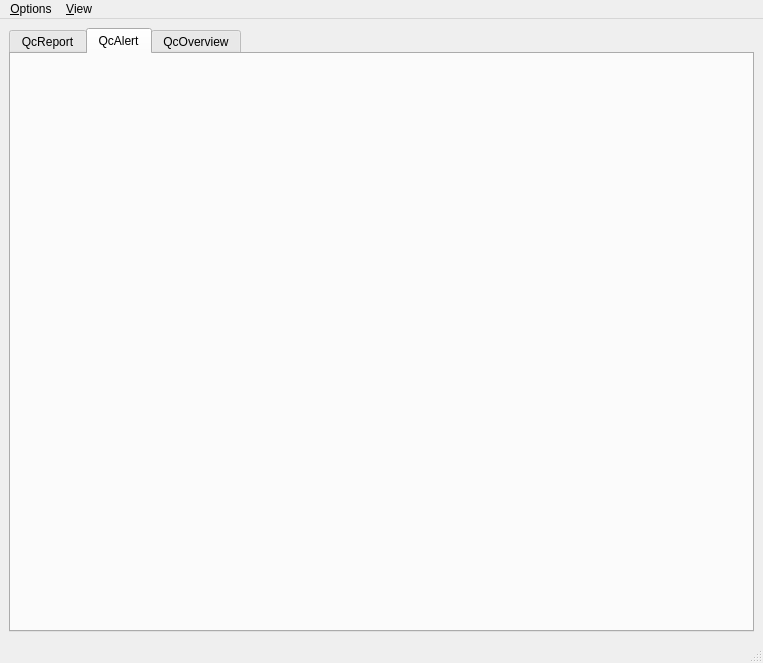
<ui version="4.0" >
<class>MainFrame</class>
<widget class="QMainWindow" name="MainFrame" >
<property name="geometry" >
<rect>
	<x>0</x>
	<y>0</y>
	<width>763</width>
	<height>663</height>
</rect>
</property>
<property name="sizePolicy" >
<sizepolicy>
	<hsizetype>7</hsizetype>
	<vsizetype>7</vsizetype>
	<horstretch>0</horstretch>
	<verstretch>0</verstretch>
</sizepolicy>
</property>
<property name="windowTitle" >
<string>EventSummary</string>
</property>
<widget class="QWidget" name="centralwidget" >
<layout class="QVBoxLayout" >
	<property name="margin" >
	<number>9</number>
	</property>
	<property name="spacing" >
	<number>6</number>
	</property>
	<item>
	<widget class="QTabWidget" name="tabWidget" >
	<property name="enabled" >
	<bool>true</bool>
	</property>
	<property name="minimumSize" >
	<size>
		<width>0</width>
		<height>0</height>
	</size>
	</property>
	<property name="sizeIncrement" >
	<size>
		<width>0</width>
		<height>0</height>
	</size>
	</property>
	<property name="focusPolicy" >
	<enum>Qt::TabFocus</enum>
	</property>
	<property name="contextMenuPolicy" >
	<enum>Qt::DefaultContextMenu</enum>
	</property>
	<property name="layoutDirection" >
	<enum>Qt::LeftToRight</enum>
	</property>
	<property name="currentIndex" >
	<number>1</number>
	</property>
	
	<widget class="QWidget" name="tabQcReport" >
	<attribute name="title" >
		<string>QcReport</string>
	</attribute>
	</widget>
	
	<widget class="QWidget" name="tabQcAlert" >
	<attribute name="title" >
		<string>QcAlert</string>
	</attribute>
	</widget>
	
	<widget class="QWidget" name="tabQcOver" >
		<attribute name="title" >
			<string>QcOverview</string>
		</attribute>
	</widget>
	
</widget>
	</item>
</layout>
</widget>
<widget class="QStatusBar" name="statusbar" />
<widget class="QMenuBar" name="menuBar" >
<property name="geometry" >
	<rect>
	<x>0</x>
	<y>0</y>
	<width>763</width>
	<height>29</height>
	</rect>
</property>
<widget class="QMenu" name="menuView" >
	<property name="title" >
	<string>&amp;View</string>
	</property>
</widget>
<widget class="QMenu" name="menuOptions" >
	<property name="title" >
	<string>&amp;Options</string>
	</property>
	<addaction name="actionAutoSelect" />
</widget>
<addaction name="menuOptions" />
<addaction name="menuView" />
</widget>
<action name="actionAutoSelect" >
<property name="checkable" >
	<bool>true</bool>
</property>
<property name="text" >
	<string>Auto update</string>
</property>
<property name="iconText" >
	<string>Auto update</string>
</property>
<property name="toolTip" >
	<string>Update Qc Parameter automatically (F8)</string>
</property>
<property name="shortcut" >
	<string>F8</string>
</property>
</action>
</widget>
<resources/>
<connections/>
</ui>
